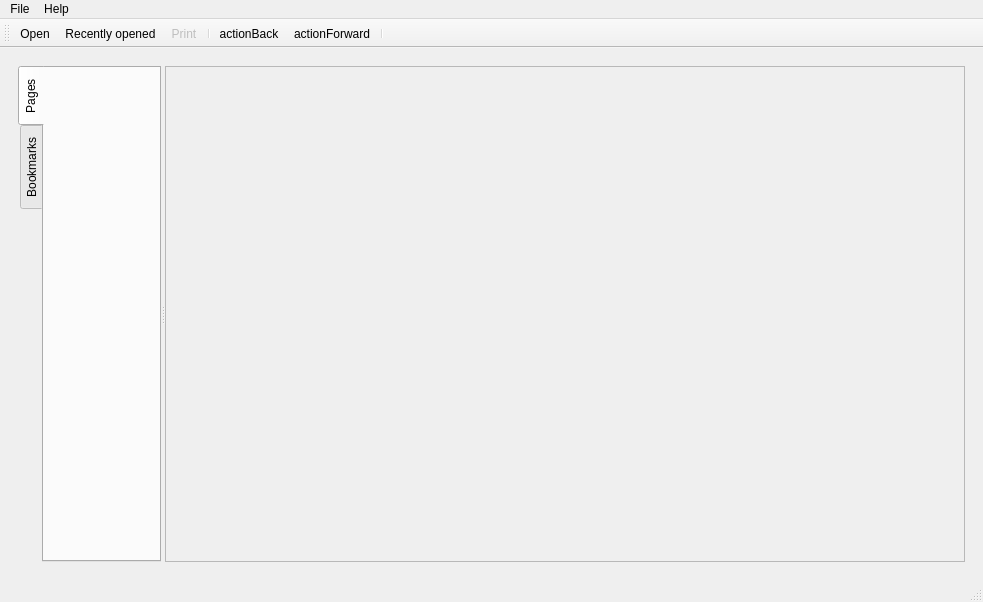
<?xml version="1.0" encoding="UTF-8"?>
<ui version="4.0">
 <class>MainWindow</class>
 <widget class="QMainWindow" name="MainWindow">
  <property name="geometry">
   <rect>
    <x>0</x>
    <y>0</y>
    <width>983</width>
    <height>602</height>
   </rect>
  </property>
  <property name="windowTitle">
   <string>Document Viewer Demo</string>
  </property>
  <property name="windowIcon">
   <iconset resource="documentviewer.qrc">
    <normaloff>:/demos/documentviewer/images/qt-logo.png</normaloff>:/demos/documentviewer/images/qt-logo.png</iconset>
  </property>
  <widget class="QWidget" name="centralwidget">
   <property name="enabled">
    <bool>true</bool>
   </property>
   <layout class="QVBoxLayout" name="verticalLayout">
    <item>
     <widget class="QWidget" name="viewArea" native="true">
      <layout class="QVBoxLayout" name="verticalLayout_2">
       <item>
        <widget class="QSplitter" name="splitter">
         <property name="orientation">
          <enum>Qt::Horizontal</enum>
         </property>
         <widget class="QTabWidget" name="tabWidget">
          <property name="tabPosition">
           <enum>QTabWidget::West</enum>
          </property>
          <property name="currentIndex">
           <number>0</number>
          </property>
          <widget class="QWidget" name="bookmarkTab">
           <attribute name="title">
            <string>Pages</string>
           </attribute>
          </widget>
          <widget class="QWidget" name="pagesTab">
           <attribute name="title">
            <string>Bookmarks</string>
           </attribute>
          </widget>
         </widget>
         <widget class="QScrollArea" name="scrollArea">
          <property name="sizePolicy">
           <sizepolicy hsizetype="Expanding" vsizetype="Expanding">
            <horstretch>0</horstretch>
            <verstretch>0</verstretch>
           </sizepolicy>
          </property>
          <property name="minimumSize">
           <size>
            <width>800</width>
            <height>0</height>
           </size>
          </property>
          <property name="widgetResizable">
           <bool>true</bool>
          </property>
          <widget class="QWidget" name="scrollAreaWidgetContents">
           <property name="geometry">
            <rect>
             <x>0</x>
             <y>0</y>
             <width>798</width>
             <height>479</height>
            </rect>
           </property>
          </widget>
         </widget>
        </widget>
       </item>
      </layout>
     </widget>
    </item>
   </layout>
  </widget>
  <widget class="QMenuBar" name="menubar">
   <property name="geometry">
    <rect>
     <x>0</x>
     <y>0</y>
     <width>983</width>
     <height>23</height>
    </rect>
   </property>
   <widget class="QMenu" name="qtFileMenu">
    <property name="title">
     <string>File</string>
    </property>
    <addaction name="actionOpen"/>
    <addaction name="actionRecent"/>
    <addaction name="actionPrint"/>
    <addaction name="actionQuit"/>
   </widget>
   <widget class="QMenu" name="menuHelp">
    <property name="title">
     <string>Help</string>
    </property>
    <addaction name="actionAbout"/>
    <addaction name="actionAboutQt"/>
   </widget>
   <addaction name="qtFileMenu"/>
   <addaction name="menuHelp"/>
  </widget>
  <widget class="QStatusBar" name="statusbar"/>
  <widget class="QToolBar" name="mainToolBar">
   <property name="windowTitle">
    <string>toolBar</string>
   </property>
   <attribute name="toolBarArea">
    <enum>TopToolBarArea</enum>
   </attribute>
   <attribute name="toolBarBreak">
    <bool>false</bool>
   </attribute>
   <addaction name="actionOpen"/>
   <addaction name="actionRecent"/>
   <addaction name="actionPrint"/>
   <addaction name="separator"/>
   <addaction name="actionBack"/>
   <addaction name="actionForward"/>
   <addaction name="separator"/>
  </widget>
  <action name="actionOpen">
   <property name="icon">
    <iconset resource="documentviewer.qrc">
     <normaloff>:/demos/documentviewer/images/open.png</normaloff>:/demos/documentviewer/images/open.png</iconset>
   </property>
   <property name="text">
    <string>Open</string>
   </property>
   <property name="shortcut">
    <string>Ctrl+O</string>
   </property>
  </action>
  <action name="actionAbout">
   <property name="icon">
    <iconset theme="help-about" resource="documentviewer.qrc">
     <normaloff>:/demos/documentviewer/images/help-about.svgz</normaloff>:/demos/documentviewer/images/help-about.svgz</iconset>
   </property>
   <property name="text">
    <string>about documentviewer</string>
   </property>
   <property name="toolTip">
    <string>Show information about the Document Viewer deomo.</string>
   </property>
   <property name="shortcut">
    <string>Ctrl+H</string>
   </property>
  </action>
  <action name="actionForward">
   <property name="icon">
    <iconset resource="documentviewer.qrc">
     <normaloff>:/demos/documentviewer/images/go-next.svgz</normaloff>:/demos/documentviewer/images/go-next.svgz</iconset>
   </property>
   <property name="text">
    <string>actionForward</string>
   </property>
   <property name="toolTip">
    <string>One step forward</string>
   </property>
   <property name="shortcut">
    <string>Right</string>
   </property>
  </action>
  <action name="actionBack">
   <property name="icon">
    <iconset resource="documentviewer.qrc">
     <normaloff>:/demos/documentviewer/images/go-previous.svgz</normaloff>:/demos/documentviewer/images/go-previous.svgz</iconset>
   </property>
   <property name="text">
    <string>actionBack</string>
   </property>
   <property name="toolTip">
    <string>One step back</string>
   </property>
   <property name="shortcut">
    <string>Left</string>
   </property>
  </action>
  <action name="actionPrint">
   <property name="enabled">
    <bool>false</bool>
   </property>
   <property name="icon">
    <iconset theme="document-print" resource="documentviewer.qrc">
     <normaloff>:/demos/documentviewer/images/print2x.png</normaloff>:/demos/documentviewer/images/print2x.png</iconset>
   </property>
   <property name="text">
    <string>Print</string>
   </property>
   <property name="toolTip">
    <string>Print current file</string>
   </property>
   <property name="shortcut">
    <string>Ctrl+P</string>
   </property>
  </action>
  <action name="actionAboutQt">
   <property name="icon">
    <iconset resource="documentviewer.qrc">
     <normaloff>:/demos/documentviewer/images/qt-logo.png</normaloff>
     <normalon>:/demos/documentviewer/images/qt-logo.png</normalon>:/demos/documentviewer/images/qt-logo.png</iconset>
   </property>
   <property name="text">
    <string>About Qt</string>
   </property>
   <property name="toolTip">
    <string>Show Qt license information</string>
   </property>
   <property name="shortcut">
    <string>Ctrl+I</string>
   </property>
  </action>
  <action name="actionRecent">
   <property name="icon">
    <iconset resource="documentviewer.qrc">
     <normaloff>:/demos/documentviewer/images/document-open-recent.svgz</normaloff>:/demos/documentviewer/images/document-open-recent.svgz</iconset>
   </property>
   <property name="text">
    <string>Recently opened...</string>
   </property>
   <property name="shortcut">
    <string>Meta+R</string>
   </property>
  </action>
  <action name="actionQuit">
   <property name="icon">
    <iconset theme="application-exit">
     <normaloff>.</normaloff>.</iconset>
   </property>
   <property name="text">
    <string>Quit</string>
   </property>
   <property name="toolTip">
    <string>Quit the application</string>
   </property>
   <property name="shortcut">
    <string>Ctrl+Q</string>
   </property>
  </action>
 </widget>
 <resources>
  <include location="documentviewer.qrc"/>
 </resources>
 <connections>
  <connection>
   <sender>actionQuit</sender>
   <signal>triggered()</signal>
   <receiver>MainWindow</receiver>
   <slot>close()</slot>
   <hints>
    <hint type="sourcelabel">
     <x>-1</x>
     <y>-1</y>
    </hint>
    <hint type="destinationlabel">
     <x>491</x>
     <y>300</y>
    </hint>
   </hints>
  </connection>
 </connections>
</ui>
